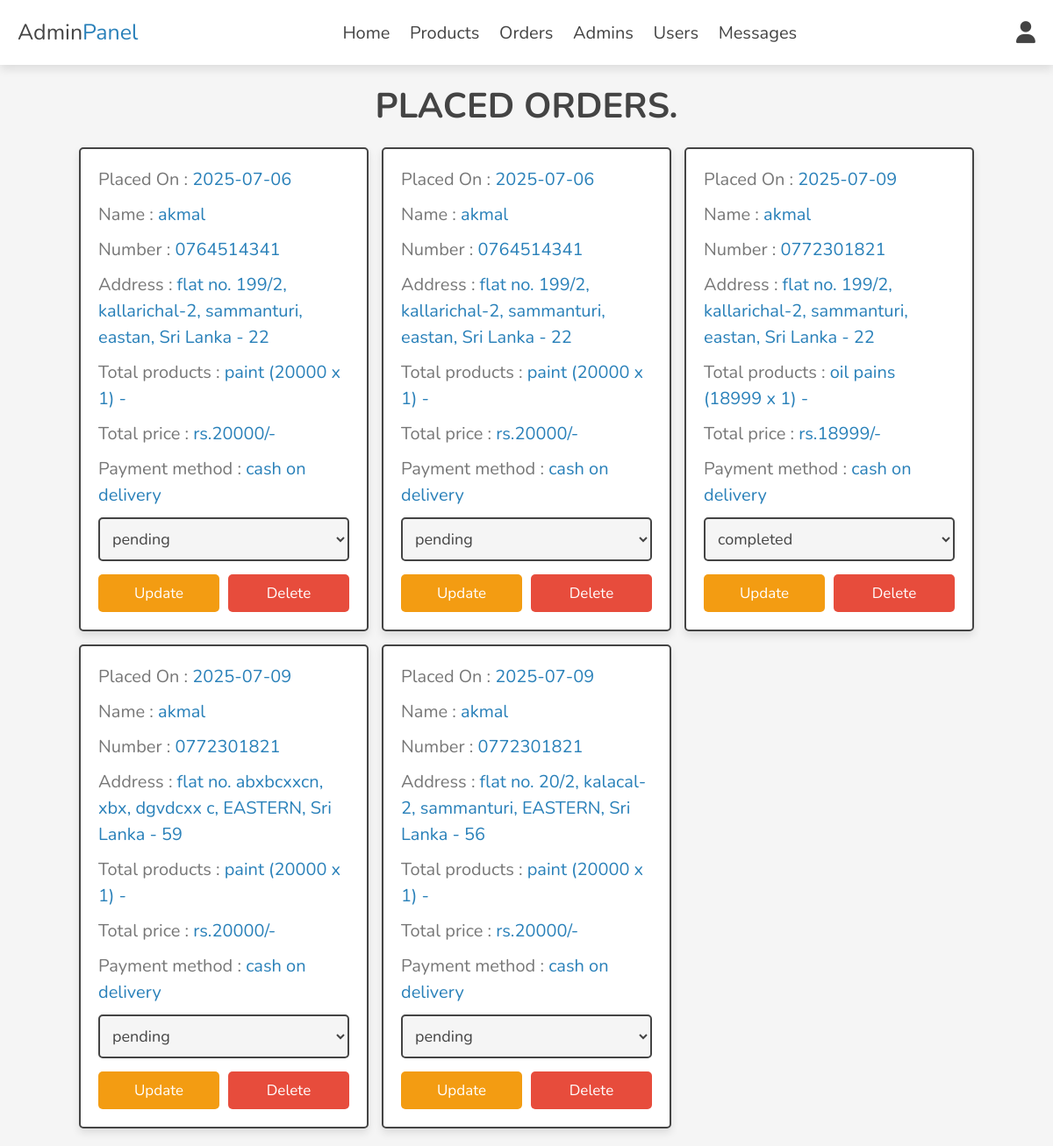
/admin/placed_orders.php (signed in), run on the app's committed database.
### tables this page shows
CREATE TABLE `orders` (
  `id` int(11) NOT NULL,
  `user_id` int(100) NOT NULL,
  `name` varchar(20) NOT NULL,
  `number` varchar(10) NOT NULL,
  `email` varchar(50) NOT NULL,
  `method` varchar(50) NOT NULL,
  `address` varchar(500) NOT NULL,
  `total_products` varchar(1000) NOT NULL,
  `total_price` int(100) NOT NULL,
  `placed_on` date NOT NULL DEFAULT current_timestamp(),
  `payment_status` varchar(20) NOT NULL DEFAULT 'pending'
);

### admin/placed_orders.php (the view, shortened to what this page needs)
<?php
include '../components/connect.php';
?>
<!DOCTYPE html>
<html lang="en">
<head>
   <link rel="stylesheet" href="https://cdnjs.cloudflare.com/ajax/libs/font-awesome/6.1.1/css/all.min.css">
   <link rel="stylesheet" href="../css/admin_style.css">
</head>
<body>
<?php include '../components/admin_header.php'; ?>
<section class="orders">
<h1 class="heading">Placed Orders.</h1>
<div class="box-container">
   <?php
      $select_orders = $conn->prepare("SELECT * FROM `orders`");
      $select_orders->execute();
      if($select_orders->rowCount() > 0){
         while($fetch_orders = $select_orders->fetch(PDO::FETCH_ASSOC)){
   ?>
   <div class="box">
      <p> Placed On : <span><?= $fetch_orders['placed_on']; ?></span> </p>
      <p> Name : <span><?= $fetch_orders['name']; ?></span> </p>
      <p> Number : <span><?= $fetch_orders['number']; ?></span> </p>
      <p> Address : <span><?= $fetch_orders['address']; ?></span> </p>
      <p> Total products : <span><?= $fetch_orders['total_products']; ?></span> </p>
      <p> Total price : <span>rs.<?= $fetch_orders['total_price']; ?>/-</span> </p>
      <p> Payment method : <span><?= $fetch_orders['method']; ?></span> </p>
      <form action="" method="post">
         <select name="payment_status" class="select">
            <option selected disabled><?= $fetch_orders['payment_status']; ?></option>
         </select>
        <div class="flex-btn">
         <input type="submit" value="update" class="option-btn" name="update_payment">
         <a href="placed_orders.php?delete=<?= $fetch_orders['id']; ?>" class="delete-btn" onclick="return confirm('delete this order?');">delete</a>
        </div>
      </form>
   </div>
   <?php
         }
      }else{
         echo '<p class="empty">no orders placed yet!</p>';
      }
   ?>
</div>
</section>
</body>
</html>

### css/admin_style.css (style rules this page uses)
:root { --main-color:#2980b9; --orange:#f39c12; --red:#e74c3c; --black:#444; --white:#fff; --light-color:#777; --light-bg:#f5f5f5; --border:.2rem solid var(--black); --box-shadow:0 .5rem 1rem rgba(0,0,0,.1); }
* { font-family: 'Nunito', sans-serif; margin:0; padding:0; box-sizing: border-box; outline: none; border:none; text-decoration: none; }
html { font-size: 62.5%; overflow-x: hidden; }
body { background-color: var(--light-bg); }
section { padding:2rem; max-width: 1200px; margin:0 auto; }
.heading { font-size: 4rem; color:var(--black); margin-bottom: 2rem; text-align: center; text-transform: uppercase; }
.btn, .delete-btn, .option-btn { display: block; width: 100%; margin-top: 1rem; border-radius: .5rem; padding:1rem 3rem; font-size: 1.7rem; text-transform: capitalize; color:var(--white); cursor: pointer; text-align: center; }
.option-btn { background-color: var(--orange); }
.delete-btn { background-color: var(--red); }
.flex-btn { display: flex; gap:1rem; }
.orders .box-container { display: grid; grid-template-columns: repeat(auto-fit, 33rem); gap:1.5rem; align-items: flex-start; justify-content: center; }
.orders .box-container .box { padding:2rem; padding-top: 1rem; border-radius: .5rem; border:var(--border); background-color: var(--white); box-shadow: var(--box-shadow); }
.orders .box-container .box p { line-height: 1.5; font-size: 2rem; color:var(--light-color); margin:1rem 0; }
.orders .box-container .box p span { color:var(--main-color); }
.orders .box-container .select { margin-bottom: .5rem; width: 100%; background-color: var(--light-bg); padding:1rem; font-size: 1.8rem; color:var(--black); border-radius: .5rem; border:var(--border); }

### data on the page
orders: placed_on "2025-07-06", name "akmal", number "0764514341", address "flat no. 199/2, kallarichal-2, sammanturi, eastan, Sri Lanka - 22", total_products "paint (20000 x 1) -", total_price "20000", method "cash on delivery", payment_status "pending"
orders: placed_on "2025-07-06", name "akmal", number "0764514341", address "flat no. 199/2, kallarichal-2, sammanturi, eastan, Sri Lanka - 22", total_products "paint (20000 x 1) -", total_price "20000", method "cash on delivery", payment_status "pending"
orders: placed_on "2025-07-09", name "akmal", number "0772301821", address "flat no. 199/2, kallarichal-2, sammanturi, eastan, Sri Lanka - 22", total_products "oil pains (18999 x 1) -", total_price "18999", method "cash on delivery", payment_status "completed"
orders: placed_on "2025-07-09", name "akmal", number "0772301821", address "flat no. abxbcxxcn, xbx, dgvdcxx c, EASTERN, Sri Lanka - 59", total_products "paint (20000 x 1) -", total_price "20000", method "cash on delivery", payment_status "pending"
orders: placed_on "2025-07-09", name "akmal", number "0772301821", address "flat no. 20/2, kalacal-2, sammanturi, EASTERN, Sri Lanka - 56", total_products "paint (20000 x 1) -", total_price "20000", method "cash on delivery", payment_status "pending"
